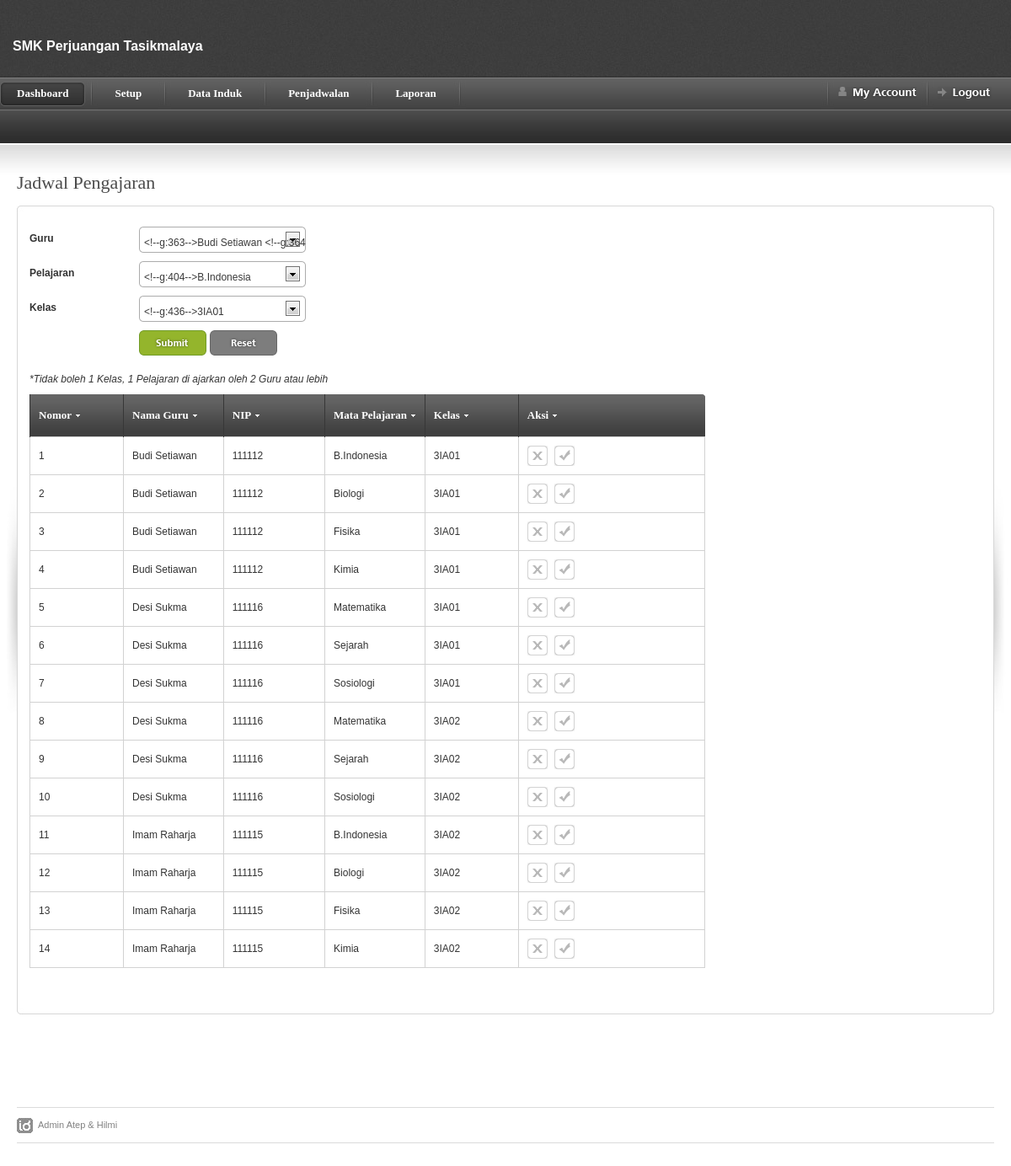
The page /home.php?page=jadwal_pengajaran (signed in) on the database its author committed.
### tables this page shows
CREATE TABLE `tbl_jadwal` (
  `id_jadwal` int(5) NOT NULL,
  `id_guru` int(3) NOT NULL,
  `id_pelajaran` int(3) NOT NULL,
  `id_kelas` int(3) NOT NULL
);

CREATE TABLE `data_guru` (
  `id_guru` int(3) NOT NULL,
  `nama_guru` varchar(20) NOT NULL,
  `nip` varchar(12) NOT NULL,
  `kelamin` enum('laki-laki','perempuan') NOT NULL,
  `alamat_guru` text NOT NULL,
  `telpon_guru` varchar(12) NOT NULL,
  `username` varchar(20) NOT NULL,
  `password` varchar(100) NOT NULL
);

CREATE TABLE `setup_pelajaran` (
  `id_pelajaran` int(3) NOT NULL,
  `nama_pelajaran` varchar(50) NOT NULL
);

CREATE TABLE `setup_kelas` (
  `id_kelas` int(3) NOT NULL,
  `nama_kelas` varchar(10) NOT NULL
);

### jadwal_pengajaran.php (the view, shortened to what this page needs)
<div id="page-heading">
    <h1>Jadwal Pengajaran</h1>
</div>
<table border="0" width="100%" cellpadding="0" cellspacing="0" id="content-table">
<tr>
    <th rowspan="3" class="sized"><img src="images/shared/side_shadowleft.jpg" width="20" height="300" alt="" /></th>
    <th class="topleft"></th>
    <td id="tbl-border-top">&nbsp;</td>
    <th class="topright"></th>
    <th rowspan="3" class="sized"><img src="images/shared/side_shadowright.jpg" width="20" height="300" alt="" /></th>
</tr>
<tr>
    <td id="tbl-border-left"></td>
    <td>
    <div id="content-table-inner">
    		<form action="?page=jadwal_pengajaran" method="post">
 	        <table border="0" width="100%" cellpadding="0" cellspacing="0">
            <tr valign="top">
              <td>
                  <table border="0" cellpadding="0" cellspacing="0"  id="id-form">
                    <tr>
                      <th valign="top">Guru</th>
                      <td>
                      </td>
                    </tr>
                    <tr>
                      <th valign="top">Pelajaran</th>
                      <td>
                      </td>
                    </tr>
                    <tr>
                      <th valign="top">Kelas</th>
                      <td>
                      </td>
                    </tr>
                    <tr>
                      <th>&nbsp;</th>
                      <td valign="top"><input type="submit" name="submit" value="" class="form-submit" />
                          <input type="reset" value="" class="form-reset"  />
                      </td>
                    </tr>
                  </table>
              </td>
            </tr>
            <tr>
              <td><img src="images/shared/blank.gif" width="695" height="1" alt="blank" /></td>
            </tr>
        	</table>
			</form>
			<p><em>*Tidak boleh 1 Kelas, 1 Pelajaran di ajarkan oleh 2 Guru atau lebih<br /></em> </p>
			<p>&nbsp;</p>
        <form id="mainform" action="">
        <table border="0" width="71%" cellpadding="0" cellspacing="0" id="product-table">
        <tr>
            <th width="13%" class="table-header-repeat line-left minwidth-1"><a href="">Nomor</a>	</th>
            <th width="24%" class="table-header-repeat line-left minwidth-1"><a href="">Nama Guru</a></th>
            <th width="26%" class="table-header-repeat line-left minwidth-1"><a href="">NIP</a></th>
            <th width="24%" class="table-header-repeat line-left minwidth-1"><a href="">Mata Pelajaran</a></th>
            <th width="24%" class="table-header-repeat line-left minwidth-1"><a href="">Kelas</a></th>
            <th width="13%" class="table-header-options line-left"><a href="">Aksi</a></th>
        </tr>
        <?php
		$view=mysql_query("select * from tbl_jadwal jadwal, setup_kelas kelas, setup_pelajaran pelajaran, data_guru guru where jadwal.id_kelas=kelas.id_kelas and jadwal.id_pelajaran=pelajaran.id_pelajaran and jadwal.id_guru=guru.id_guru order by id_jadwal asc");
		$no=0;
		while($row=mysql_fetch_array($view)){
		?>
		<tr>
            <td><?php echo $no=$no+1;?></td>
            <td><?php echo $row['nama_guru'];?></td>
            <td><?php echo $row['nip'];?></td>
            <td><?php echo $row['nama_pelajaran'];?></td>
            <td><?php echo $row['nama_kelas'];?></td>
            <td class="options-width">
            <a href="" title="Delete" class="icon-2 info-tooltip"></a>
            <a href="" title="Edit" class="icon-5 info-tooltip"></a>
            </td>
        </tr>
		<?php
		}
		?>
        </table>
        </form>
    </div>
    </td>
    <td id="tbl-border-right"></td>
</tr>
<tr>
    <th class="sized bottomleft"></th>
    <td id="tbl-border-bottom">&nbsp;</td>
    <th class="sized bottomright"></th>
</tr>
</table>

### css/screen.css (style rules this page uses)
* { margin: 0; padding: 0; }
html, body { height: 100%; }
body { background: #fff; color: #393939; font-family: Arial; font-size: 0px; line-height: 0; }
#content-table { font-size: 0px; line-height: 0px; }
#content-table th.sized { height: 15px; width: 15px; padding: 0; margin: 0; font-size: 0px; line-height: 0px; }
#content-table-inner { font-size: 12px; line-height: 12px; padding: 10px 0 20px 0; }
#tbl-border-top { background: url(../images/shared/border_bit.jpg) top repeat-x; line-height: 0;font-size: 0px; height: 15px; }
#tbl-border-bottom { background: url(../images/shared/border_bit.jpg) bottom repeat-x; line-height: 0;font-size: 0px; height: 15px; }
#tbl-border-left { background: url(../images/shared/border_bit.jpg) left repeat-y; }
#tbl-border-right { background: url(../images/shared/border_bit.jpg) right repeat-y; }
.topleft { background: url(../images/shared/corner_top_left.jpg) no-repeat; width:15px; height:15px; }
.topright { background: url(../images/shared/corner_top_right.jpg) no-repeat; width:15px; height:15px; }
.bottomleft { background: url(../images/shared/corner_bottom_left.jpg) no-repeat; width:15px; height:15px; }
.bottomright { background: url(../images/shared/corner_bottom_right.jpg) no-repeat; width:15px; height:15px; }
#page-heading { margin: 0 0 15px 20px; }
h1 { color: #4b4b4b; font-family: Tahoma; font-size: 22px; line-height: 24px; font-weight: normal; }
a.icon-2 { background: url(../images/table/table_icon_2.gif) no-repeat; display: block; float: left; height: 24px; margin: 0 8px 0 0; width: 24px; }
a.icon-5 { background: url(../images/table/table_icon_5.gif) no-repeat; display: block; float: left; height: 24px; width: 24px; }
#product-table { margin-bottom: 20px; }
#product-table td a { color: #393939; }
#product-table th { height: 50px; text-align: left; }
#product-table .minwidth-1 { min-width: 110px; }
#product-table td { border: 1px solid #d2d2d2; padding: 10px 0 10px 10px; }
td.options-width { padding: 0 0 0 2px; width: 100px; }
.table-header-options { background: url(../images/table/table_header_options.jpg) no-repeat; border: none; min-width: 221px; padding: 0px 0 0 0; width: 221px; }
.table-header-repeat { background: url(../images/table/table_header_repeat.jpg) repeat-x; border: none; font-size: 0px; line-height: 0; padding: 0px 0 0 0; }
.table-header-options a, .table-header-repeat a { background: url(../images/table/table_sort_arrow.gif) right no-repeat; color: #fff; font-family: Tahoma; font-size: 13px; font-weight: bold; line-height: 14px; margin: 0 0 0 10px; padding: 0 10px 0 0; }
th.line-left { border-left: 1px solid #373737; }
.form-submit { background: url(../images/forms/form_submit.gif) no-repeat; border: none; cursor: pointer; display: block; float: left; height: 30px; margin: 0 4px 0 0; padding: 0; text-indent: -3000px; width: 80px; }
.form-reset { background: url(../images/forms/form_reset.gif) no-repeat; border: none; cursor: pointer; display: block; float: left; height: 30px; text-indent: -3000px; width: 80px; }
#id-form td { padding: 0 0 10px 0; }
#id-form th { line-height: 28px; min-width: 130px; padding: 0 0 10px 0; text-align: left; width: 130px; }
table { border-collapse: collapse; }
a { outline: none; text-decoration: none; }
img { border: 0; }
p { margin: 0px; padding: 0px; }
form { margin: 0; padding: 0; }

### rows shown on the page
tbl_jadwal: id_guru.nama_guru "Budi Setiawan", id_guru.nip "111112", id_pelajaran.nama_pelajaran "B.Indonesia", id_kelas.nama_kelas "3IA01"
tbl_jadwal: no "2", id_guru.nama_guru "Budi Setiawan", id_guru.nip "111112", id_pelajaran.nama_pelajaran "Biologi", id_kelas.nama_kelas "3IA01"
tbl_jadwal: no "3", id_guru.nama_guru "Budi Setiawan", id_guru.nip "111112", id_pelajaran.nama_pelajaran "Fisika", id_kelas.nama_kelas "3IA01"
tbl_jadwal: no "4", id_guru.nama_guru "Budi Setiawan", id_guru.nip "111112", id_pelajaran.nama_pelajaran "Kimia", id_kelas.nama_kelas "3IA01"
tbl_jadwal: no "5", id_guru.nama_guru "Desi Sukma", id_guru.nip "111116", id_pelajaran.nama_pelajaran "Matematika", id_kelas.nama_kelas "3IA01"
tbl_jadwal: no "6", id_guru.nama_guru "Desi Sukma", id_guru.nip "111116", id_pelajaran.nama_pelajaran "Sejarah", id_kelas.nama_kelas "3IA01"
tbl_jadwal: no "7", id_guru.nama_guru "Desi Sukma", id_guru.nip "111116", id_pelajaran.nama_pelajaran "Sosiologi", id_kelas.nama_kelas "3IA01"
tbl_jadwal: no "8", id_guru.nama_guru "Desi Sukma", id_guru.nip "111116", id_pelajaran.nama_pelajaran "Matematika", id_kelas.nama_kelas "3IA02"
tbl_jadwal: no "9", id_guru.nama_guru "Desi Sukma", id_guru.nip "111116", id_pelajaran.nama_pelajaran "Sejarah", id_kelas.nama_kelas "3IA02"
tbl_jadwal: no "10", id_guru.nama_guru "Desi Sukma", id_guru.nip "111116", id_pelajaran.nama_pelajaran "Sosiologi", id_kelas.nama_kelas "3IA02"
tbl_jadwal: no "11", id_guru.nama_guru "Imam Raharja", id_guru.nip "111115", id_pelajaran.nama_pelajaran "B.Indonesia", id_kelas.nama_kelas "3IA02"
tbl_jadwal: no "12", id_guru.nama_guru "Imam Raharja", id_guru.nip "111115", id_pelajaran.nama_pelajaran "Biologi", id_kelas.nama_kelas "3IA02"
tbl_jadwal: no "13", id_guru.nama_guru "Imam Raharja", id_guru.nip "111115", id_pelajaran.nama_pelajaran "Fisika", id_kelas.nama_kelas "3IA02"
tbl_jadwal: no "14", id_guru.nama_guru "Imam Raharja", id_guru.nip "111115", id_pelajaran.nama_pelajaran "Kimia", id_kelas.nama_kelas "3IA02"
